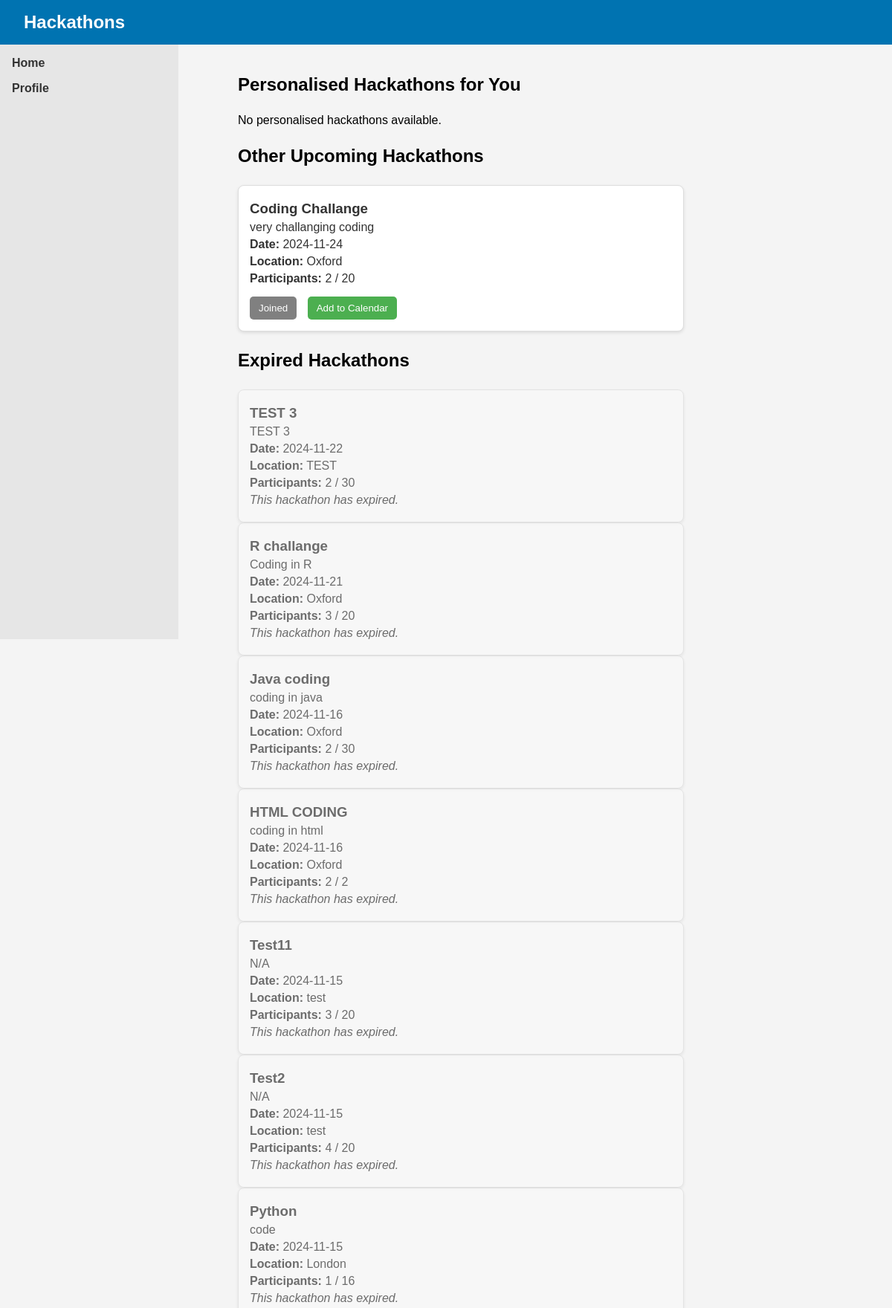
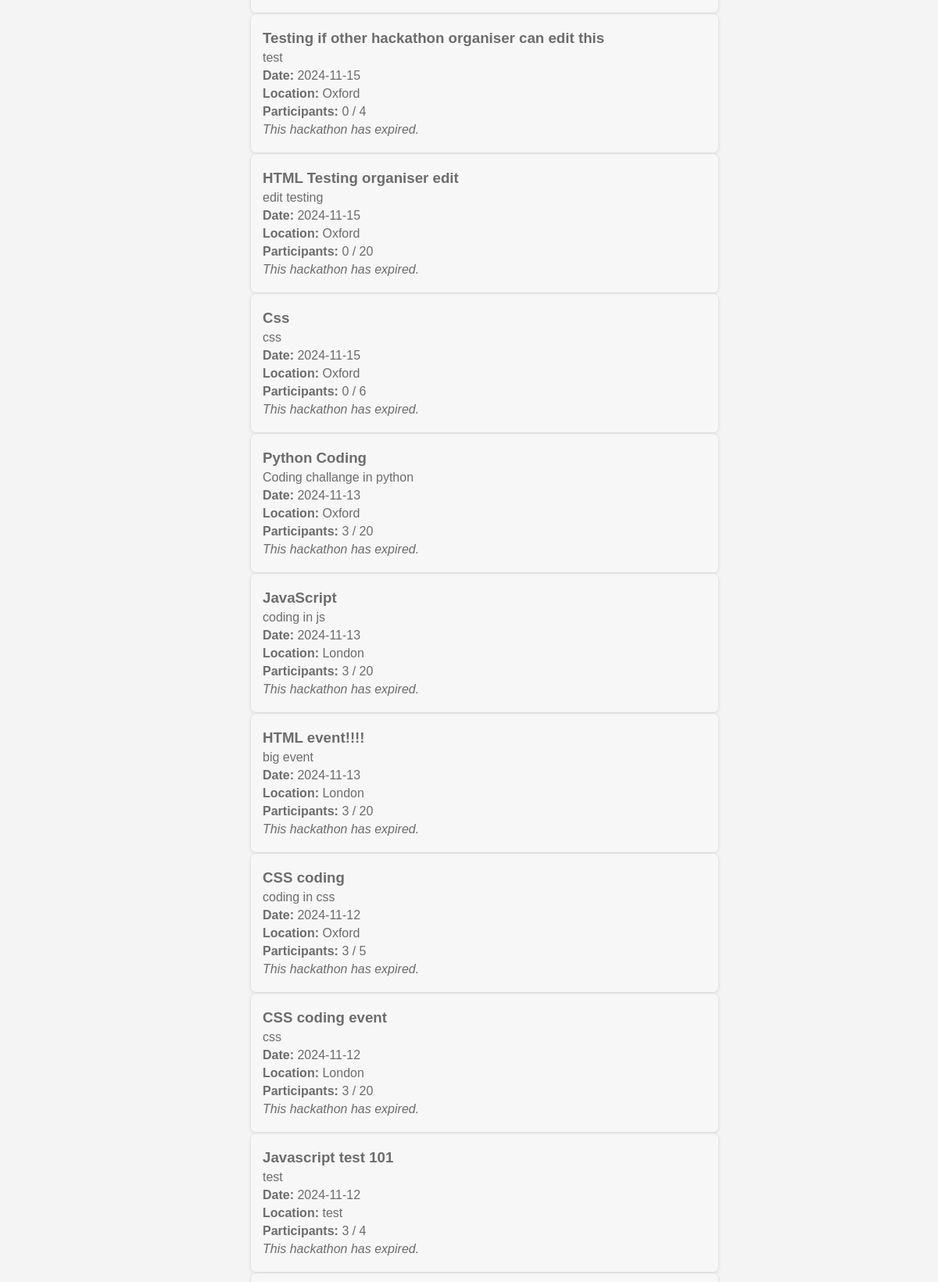
Page /hack (signed in, upper part) on the committed database (2 pictures, top to bottom).
### tables this page shows
CREATE TABLE hackathons (
    id INTEGER PRIMARY KEY AUTOINCREMENT,
    title TEXT NOT NULL,
    description TEXT NOT NULL,
    date TEXT NOT NULL,
    location TEXT NOT NULL
, max_participants INTEGER DEFAULT 0, current_participants INTEGER DEFAULT 0, created_by TEXT);

### app.py (the view, shortened to what this page needs)
@app.route('/hack', methods=['GET'])
def hack():
    if 'username' not in session:
        flash("Please log in to view hackathons.", "error")
        return redirect(url_for('home'))
    username = session['username']
    today = datetime.now().date()
    user_profile = query_db("SELECT skills FROM user_profiles WHERE username = ?", [username], one=True)
    user_skills = user_profile[0].split(',') if user_profile and user_profile[0] else []
    hackathon_base_query = """
    SELECT h.id, h.title, h.description, h.date, h.location, h.max_participants,
           h.created_by,  -- Include the creator field
           COUNT(p.id) AS current_participants,
           CASE WHEN p2.username IS NOT NULL THEN 1 ELSE 0 END AS joined
    FROM hackathons h
    LEFT JOIN participants p ON h.id = p.hackathon_id
    LEFT JOIN participants p2 ON h.id = p2.hackathon_id AND p2.username = ?
    WHERE h.date >= ?
"""
    if user_skills:
        skill_conditions = " OR ".join([
            "(LOWER(h.title) LIKE LOWER(?) OR LOWER(h.description) LIKE LOWER(?))"
            for _ in user_skills
        ])
        skill_params = [f"%{skill.strip().lower()}%" for skill in user_skills for _ in range(2)]
        matching_hackathons = query_db(f"""
            {hackathon_base_query} AND ({skill_conditions})
            GROUP BY h.id
            ORDER BY h.date ASC
        """, [username, today] + skill_params)
        other_hackathons = query_db(f"""
            {hackathon_base_query} AND NOT ({skill_conditions})
            GROUP BY h.id
            ORDER BY h.date ASC
        """, [username, today] + skill_params)
    expired_hackathons = query_db("""
        SELECT h.id, h.title, h.description, h.date, h.location, h.max_participants,
               COUNT(p.id) AS current_participants,
               CASE WHEN p2.username IS NOT NULL THEN 1 ELSE 0 END AS joined  -- Check join status for expired hackathons
        FROM hackathons h
        LEFT JOIN participants p ON h.id = p.hackathon_id
        LEFT JOIN participants p2 ON h.id = p2.hackathon_id AND p2.username = ?
        WHERE h.date < ?
        GROUP BY h.id
        ORDER BY h.date DESC
    """, [username, today])
    return render_template(
        'hack.html',
        matching_hackathons=matching_hackathons,
        other_hackathons=other_hackathons,
        expired_hackathons=expired_hackathons
    )

### app.py (called while the page is built)
def get_db():
     db = sqlite3.connect('database.sqlite')
     db.row_factory = sqlite3.Row
     return db

def query_db(query, args=(), one=False):
     cur = get_db().execute(query, args)
     rv = cur.fetchall()
     cur.close()
     return (rv[0] if rv else None) if one else rv

### templates/hack.html (shortened to what this page needs)
<!DOCTYPE html>
<html lang="en">
<head>
    <link rel="stylesheet" href="{{ url_for('static', filename='css/hack.css') }}">
</head>
<body>
    <header>
        <div class="navbar">
            <h1>Hackathons</h1>
        </div>
    </header>
    <aside class="sidebar">
        <ul>
            <li><a href="/">Home</a></li>
                <li><a href="/profile">Profile</a></li>
        </ul>
    </aside>
    <main class="container">
        <div id="hackathon-feed">
            <h2>Personalised Hackathons for You</h2>
            <div id="personalised-hackathons">
                {% if matching_hackathons %}
                    {% for hackathon in matching_hackathons %}
                    <div class="hackathon-post" data-id="{{ hackathon.id }}">
                        <h3>{{ hackathon.title }}</h3>
                        <p>{{ hackathon.description }}</p>
                        <p><strong>Date:</strong> {{ hackathon.date }}</p>
                        <p><strong>Location:</strong> {{ hackathon.location }}</p>
                        <p class="participants-info"><strong>Participants:</strong> {{ hackathon.current_participants }} / {{ hackathon.max_participants }}</p>
                        {% if hackathon.joined == 1 %}
                            <button class="join-hackathon-btn joined" disabled>Joined</button>
                            <button onclick="location.href='/add_to_google_calendar/{{ hackathon.id }}'" class="calendar-btn">Add to Calendar</button>
                        {% else %}
                            <button class="join-hackathon-btn" data-id="{{ hackathon.id }}" onclick="joinHackathon('{{ hackathon.id }}')">Join</button>
                        {% endif %}
                        {% if session.get('username') == hackathon.created_by %}
                            <button class="edit-hackathon-btn" onclick="editHackathon('{{ hackathon.id }}')">Edit</button>
                        {% endif %}
                    </div>
                    {% endfor %}
                {% else %}
                    <p id="no-personalised-message">No personalised hackathons available.</p>
                {% endif %}
            </div>
            <h2>Other Upcoming Hackathons</h2>
            <div id="other-hackathons">
                {% for hackathon in other_hackathons %}
                <div class="hackathon-post" data-id="{{ hackathon.id }}">
                    <h3>{{ hackathon.title }}</h3>
                    <p>{{ hackathon.description }}</p>
                    <p><strong>Date:</strong> {{ hackathon.date }}</p>
                    <p><strong>Location:</strong> {{ hackathon.location }}</p>
                    <p class="participants-info"><strong>Participants:</strong> {{ hackathon.current_participants }} / {{ hackathon.max_participants }}</p>
                    {% if hackathon.joined == 1 %}
                        <button class="join-hackathon-btn joined" disabled>Joined</button>
                        <button onclick="location.href='/add_to_google_calendar/{{ hackathon.id }}'" class="calendar-btn">Add to Calendar</button>
                    {% else %}
                        <button class="join-hackathon-btn" data-id="{{ hackathon.id }}" onclick="joinHackathon('{{ hackathon.id }}')">Join</button>
                    {% endif %}
                </div>
                {% endfor %}
            </div>
            <h2>Expired Hackathons</h2>
            <div id="expired-hackathons">
                {% for hackathon in expired_hackathons %}
                <div class="hackathon-post expired">
                    <h3>{{ hackathon.title }}</h3>
                    <p>{{ hackathon.description }}</p>
                    <p><strong>Date:</strong> {{ hackathon.date }}</p>
                    <p><strong>Location:</strong> {{ hackathon.location }}</p>
                    <p class="participants-info"><strong>Participants:</strong> {{ hackathon.current_participants }} / {{ hackathon.max_participants }}</p>
                    <p class="expired-note">This hackathon has expired.</p>
                </div>
                {% endfor %}
            </div>
        </div>
    </main>
</body>
</html>

### static/css/hack.css (style rules this page uses)
* { margin: 0; padding: 0; box-sizing: border-box; }
body { font-family: Arial, Helvetica, sans-serif; background-color: #f4f4f4; }
.navbar { background-color: #0073b1; color: white; padding: 1rem 2rem; display: flex; justify-content: space-between; align-items: center; }
.navbar h1 { font-size: 1.5rem; }
.sidebar { width: 20%; background-color: #e6e6e6; padding: 1rem; height: 100vh; position: fixed; left: 0; }
.sidebar ul { list-style: none; }
.sidebar ul li { margin-bottom: 1rem; }
.sidebar ul li a { color: #333; text-decoration: none; font-weight: bold; }
.container { width: 70%; margin: 20px auto; padding: 20px; display: flex; flex-direction: column; align-items: center; margin-left: 25%; }
#hackathon-feed { width: 100%; display: flex; flex-direction: column; gap: 25px; }
.hackathon-post { background-color: white; padding: 15px; border-radius: 8px; box-shadow: 0px 2px 4px rgba(0, 0, 0, 0.1); border: 1px solid #ddd; width: 100%; max-width: 600px; word-wrap: break-word; }
.hackathon-post h3, .hackathon-post p { text-align: left; margin: 5px 0; color: #333; }
.expired { opacity: 0.7; background-color: #f9f9f9; }
.expired-note { color: red; font-style: italic; }
.join-hackathon-btn { background-color: #0073b1; color: white; border: none; padding: 8px 12px; cursor: pointer; border-radius: 5px; margin-top: 10px; }
.join-hackathon-btn.joined { background-color: gray; cursor: default; }
.calendar-btn { background-color: #4CAF50; color: white; border: none; padding: 8px 12px; cursor: pointer; border-radius: 5px; margin-left: 10px; margin-top: 10px; }

### rows in the picture
hackathons: title "Coding Challange", description "very challanging coding", date "2024-11-24", location "Oxford", current_participants "2", max_participants "20"
hackathons: title "TEST 3", description "TEST 3", date "2024-11-22", location "TEST", current_participants "2", max_participants "30"
hackathons: title "R challange", description "Coding in R", date "2024-11-21", location "Oxford", current_participants "3", max_participants "20"
hackathons: title "Java coding", description "coding in java", date "2024-11-16", location "Oxford", current_participants "2", max_participants "30"
hackathons: title "HTML CODING", description "coding in html", date "2024-11-16", location "Oxford", current_participants "2", max_participants "2"
hackathons: title "Test11", description "N/A", date "2024-11-15", location "test", current_participants "3", max_participants "20"
hackathons: title "Test2", description "N/A", date "2024-11-15", location "test", current_participants "4", max_participants "20"
hackathons: title "Python", description "code", date "2024-11-15", location "London", current_participants "1", max_participants "16"
hackathons: title "Testing if other hackathon organiser can edit this", description "test", date "2024-11-15", location "Oxford", current_participants "0", max_participants "4"
hackathons: title "HTML Testing organiser edit", description "edit testing", date "2024-11-15", location "Oxford", current_participants "0", max_participants "20"
hackathons: title "Css", description "css", date "2024-11-15", location "Oxford", current_participants "0", max_participants "6"
hackathons: title "Python Coding", description "Coding challange in python", date "2024-11-13", location "Oxford", current_participants "3", max_participants "20"
hackathons: title "JavaScript", description "coding in js", date "2024-11-13", location "London", current_participants "3", max_participants "20"
hackathons: title "HTML event!!!!", description "big event", date "2024-11-13", location "London", current_participants "3", max_participants "20"
hackathons: title "CSS coding", description "coding in css", date "2024-11-12", location "Oxford", current_participants "3", max_participants "5"
hackathons: title "CSS coding event", description "css", date "2024-11-12", location "London", current_participants "3", max_participants "20"
hackathons: title "Javascript test 101", description "test", date "2024-11-12", location "test", current_participants "3", max_participants "4"
